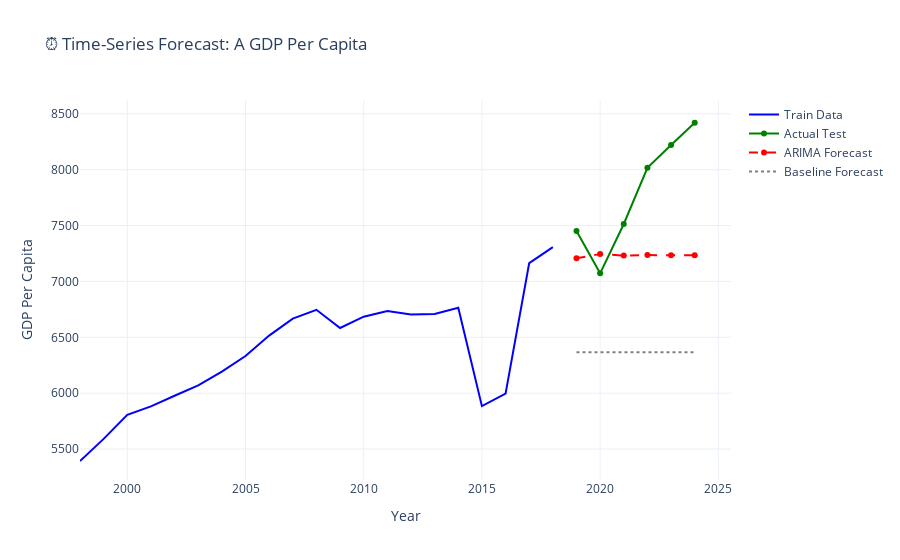

The notebook cell saved with this chart:
### Markdown cell above
---

## 🤖 **Section 8: Time-Series Forecasting Models**
### ARIMA and Prophet for GDP Prediction

### Code cell
# ==================== CLEAN & RESHAPE ====================
df = df_raw.copy()
df.columns = df.columns.str.strip()

# Identify year columns (Eurostat wide format)
year_cols = [c for c in df.columns if c.isdigit()]
if not year_cols:
    raise ValueError("No year columns found in dataset")

# Melt wide → long
df = df.melt(
    id_vars=["go"], 
    value_vars=year_cols, 
    var_name="year", 
    value_name="gdp_per_capita"
)

# Rename columns
df = df.rename(columns={"go": "country_code"})

# Convert to numeric
df["gdp_per_capita"] = pd.to_numeric(df["gdp_per_capita"], errors="coerce")

# Drop missing GDP
df = df.dropna(subset=["gdp_per_capita"])

# Convert types
df["year"] = df["year"].astype(int)
df["country_code"] = df["country_code"].astype(str)

# ==================== AGGREGATE DUPLICATES ====================
df = df.groupby(["year", "country_code"], as_index=False)["gdp_per_capita"].mean()

print("\n📊 Cleaned and aggregated dataset:")
print(df.info())
print(df.head())

# ==================== FEATURE ENGINEERING ====================
df = df.sort_values(['country_code','year']).reset_index(drop=True)

# Lag features
df['lag_1year'] = df.groupby('country_code')['gdp_per_capita'].shift(1)
df['lag_3year'] = df.groupby('country_code')['gdp_per_capita'].shift(3)

# Growth rates
df['growth_rate'] = df.groupby('country_code')['gdp_per_capita'].pct_change() * 100
df['growth_rate_3yr'] = ((df['gdp_per_capita']/df['lag_3year'])**(1/3) - 1) * 100

# Moving averages
df['ma_3year'] = df.groupby('country_code')['gdp_per_capita'].transform(lambda x: x.rolling(3, min_periods=1).mean())
df['ma_5year'] = df.groupby('country_code')['gdp_per_capita'].transform(lambda x: x.rolling(5, min_periods=1).mean())

# Volatility
df['volatility_3yr'] = df.groupby('country_code')['growth_rate'].transform(lambda x: x.rolling(3, min_periods=1).std())

# Crisis indicators
df['crisis_2008'] = ((df['year'] >= 2007) & (df['year'] <= 2009)).astype(int)
df['crisis_covid'] = ((df['year'] >= 2019) & (df['year'] <= 2021)).astype(int)

# Time trend
df['year_scaled'] = (df['year'] - df['year'].min()) / (df['year'].max() - df['year'].min())

# Drop any remaining missing values (needed for features)
df_ml = df.dropna()

print(f"\n✅ Features created. Dataset ready for ML: {df_ml.shape[0]} records")
print(df_ml.head())

# ==================== PIVOT FOR TIME SERIES ====================
df_pivot = df_ml.pivot(index='year', columns='country_code', values='gdp_per_capita')

# Inspect available country codes
available_codes = df_pivot.columns.tolist()
print("\nAvailable country codes:", available_codes)

# Select a valid country
forecast_country = "DE" if "DE" in available_codes else available_codes[0]
print(f"\n📍 Forecasting country: {forecast_country}")

df_country = df_pivot[forecast_country].dropna()
print(f"Available data points: {len(df_country)}")

# ==================== TIME-SERIES FORECASTING ====================
# Train-test split (80/20)
train_size = int(len(df_country)*0.8)
train, test = df_country[:train_size], df_country[train_size:]

print(f"Train set: {len(train)} | Test set: {len(test)}")

# ARIMA forecast
try:
    arima_model = ARIMA(train, order=(1,1,1))
    arima_fit = arima_model.fit()
    arima_forecast = arima_fit.forecast(steps=len(test))

    arima_rmse = np.sqrt(mean_squared_error(test, arima_forecast))
    arima_mae = mean_absolute_error(test, arima_forecast)
    print(f"\n✅ ARIMA(1,1,1) Performance: RMSE={arima_rmse:.2f}, MAE={arima_mae:.2f}")
except Exception as e:
    print("⚠️ ARIMA failed:", e)
    arima_forecast = None

# Baseline forecast
ma_forecast = pd.Series([train.mean()]*len(test), index=test.index)
ma_rmse = np.sqrt(mean_squared_error(test, ma_forecast))
print(f"Baseline (Simple Avg) RMSE: {ma_rmse:.2f}")

# ==================== VISUALIZATION ====================
fig = go.Figure()

fig.add_trace(go.Scatter(x=train.index, y=train.values, mode='lines', name='Train Data', line=dict(color='blue')))
fig.add_trace(go.Scatter(x=test.index, y=test.values, mode='lines+markers', name='Actual Test', line=dict(color='green')))

if arima_forecast is not None:
    fig.add_trace(go.Scatter(x=test.index, y=arima_forecast, mode='lines+markers', name='ARIMA Forecast', line=dict(color='red', dash='dash')))

fig.add_trace(go.Scatter(x=test.index, y=ma_forecast, mode='lines', name='Baseline Forecast', line=dict(color='gray', dash='dot')))

fig.update_layout(
    title=f"⏰ Time-Series Forecast: {forecast_country} GDP Per Capita",
    xaxis_title="Year",
    yaxis_title="GDP Per Capita",
    hovermode="x unified",
    template="plotly_white"
)

fig.show()

print("\n✅ Time-series forecasting completed")

### Figure 1 — Plotly figure (JSON) as saved in the notebook; plotly's stock layout.template omitted (floating-point values rounded to 4 significant figures)
{"data": [{"line": {"color": "blue"}, "mode": "lines", "name": "Train Data", "type": "scatter", "x": [1998, 1999, 2000, 2001, 2002, 2003, 2004, 2005, 2006, 2007, 2008, 2009, 2010, 2011, 2012, 2013, 2014, 2015, 2016, 2017, 2018], "y": [5393.0, 5591.0, 5805.0, 5882.0, 5977.0, 6069.0, 6193.0, 6333.0, 6515.0, 6667.0, 6746.0, 6583.0, 6684.0, 6735.0, 6704.0, 6708.0, 6764.0, 5884.0, 5996.0, 7164.0, 7307.0]}, {"line": {"color": "green"}, "mode": "lines+markers", "name": "Actual Test", "type": "scatter", "x": [2019, 2020, 2021, 2022, 2023, 2024], "y": [7451.0, 7072.0, 7514.0, 8017.0, 8221.0, 8420.0]}, {"line": {"color": "red", "dash": "dash"}, "mode": "lines+markers", "name": "ARIMA Forecast", "type": "scatter", "x": [2019, 2020, 2021, 2022, 2023, 2024], "y": [7208.0, 7245.0, 7231.0, 7236.0, 7234.0, 7235.0]}, {"line": {"color": "gray", "dash": "dot"}, "mode": "lines", "name": "Baseline Forecast", "type": "scatter", "x": [2019, 2020, 2021, 2022, 2023, 2024], "y": [6367.0, 6367.0, 6367.0, 6367.0, 6367.0, 6367.0]}], "layout": {"hovermode": "x unified", "title": {"text": "⏰ Time-Series Forecast: A GDP Per Capita"}, "xaxis": {"title": {"text": "Year"}}, "yaxis": {"title": {"text": "GDP Per Capita"}}}}
